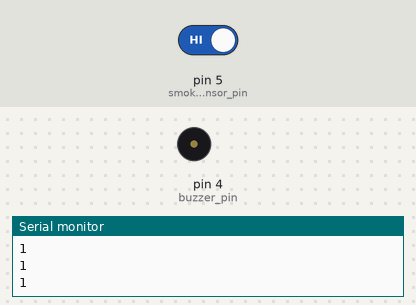
This sketch was run on a simulated Arduino Uno, built with avr-gcc and run on an emulated ATmega328P. Shown: buzzer (waves = sounding, pin HIGH), the last lines printed to the serial monitor. The inputs (shaded band) are chosen by the test bench; at power-on: pin 5 (smoke_sensor_pin) HIGH.

Above: at 2.8 s.
2.9 s: pin 5 (smoke_sensor_pin) driven LOW
At 3.6 s:
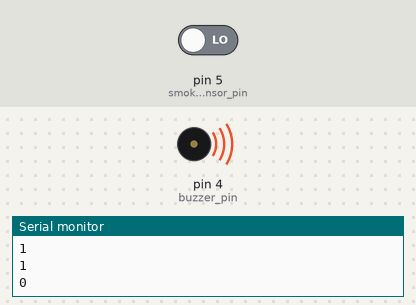
Timing chart, 0 to 5.9 s (numbered marks = the images above; inputs shaded):
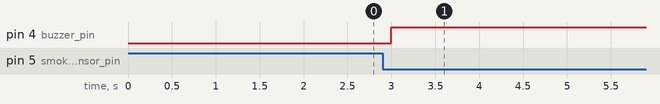

Measured:
- after the input at 2.9 s, pin 4 (buzzer_pin): LOW → HIGH after 0.10 s

The sketch:

pythonAdr.ino
```cpp
#include <SoftwareSerial.h>

#define smoke_sensor_pin 5
boolean smoke_flag = 0;

#define buzzer_pin 4

void setup()
{
  Serial.begin(9600);

  pinMode(smoke_sensor_pin, INPUT);

  pinMode(buzzer_pin, OUTPUT);

  digitalWrite(buzzer_pin,LOW);
}

void loop()
{
  int smoke_value = digitalRead(smoke_sensor_pin);
  Serial.println(smoke_value);

  if(smoke_value == LOW)
  {
    digitalWrite(buzzer_pin,HIGH);
    if(smoke_flag == 0)
    {
      smoke_flag == 1;
      delay(10000);
    }
  }

  else
  {
    digitalWrite(buzzer_pin,LOW);
    smoke_flag = 0;
  }
  delay(1000);
}
```
